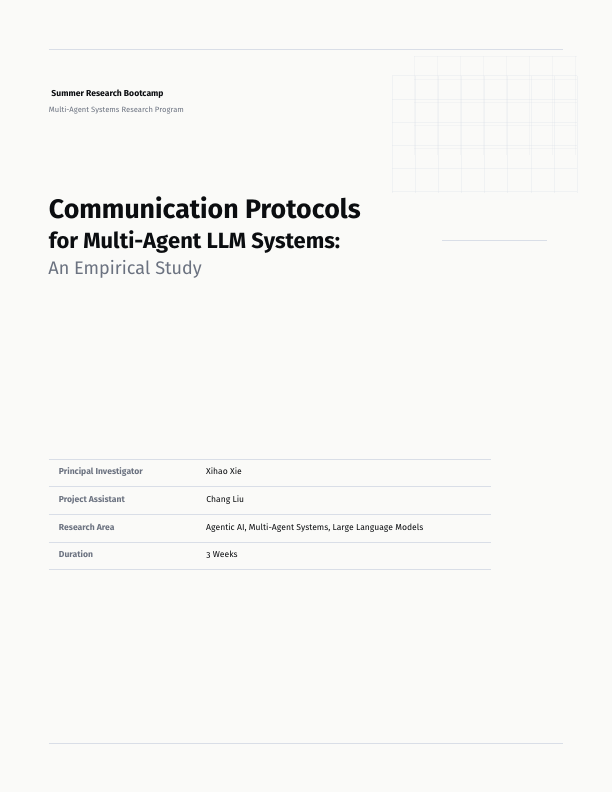
#> input picture tmp/pdfs/page-01.png, 612 x 792 px; its folder holds only this picture in this run
$ python make_contact.py
#> lines starting #> are read from the running program, lines starting #| are printed output that depends on the picture
from pathlib import Path

from PIL import Image, ImageDraw


files = sorted(Path("tmp/pdfs").glob("page-*.png"))
thumbs = []
for index, path in enumerate(files, 1):
    image = Image.open(path).convert("RGB")
#> image is the input picture: PIL image 612x792 RGB; mean R, G, B 246.5, 246.6, 244.8
    image.thumbnail((306, 396))
#> image: PIL image 306x396 RGB
    canvas = Image.new("RGB", (326, 426), "white")
#> canvas: PIL image 326x426 RGB; every value is 255
    canvas.paste(image, ((326 - image.width) // 2, 20))
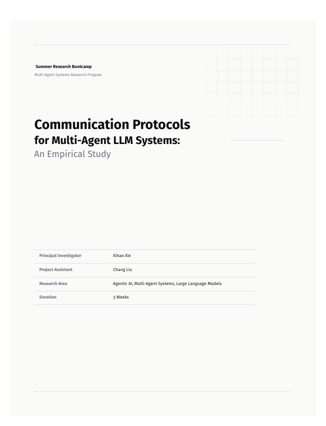
#> canvas: PIL image 326x426 RGB; mean R, G, B 247.6, 247.6, 246.1
    ImageDraw.Draw(canvas).text((8, 4), f"Page {index}", fill="black")
    thumbs.append(canvas)

columns = 3
rows = (len(thumbs) + columns - 1) // columns
#> rows = 1
sheet = Image.new("RGB", (columns * 326, rows * 426), (220, 220, 220))
#> sheet: PIL image 978x426 RGB; every value is 220
for index, image in enumerate(thumbs):
    sheet.paste(image, ((index % columns) * 326, (index // columns) * 426))
#> this loop made 1 pass
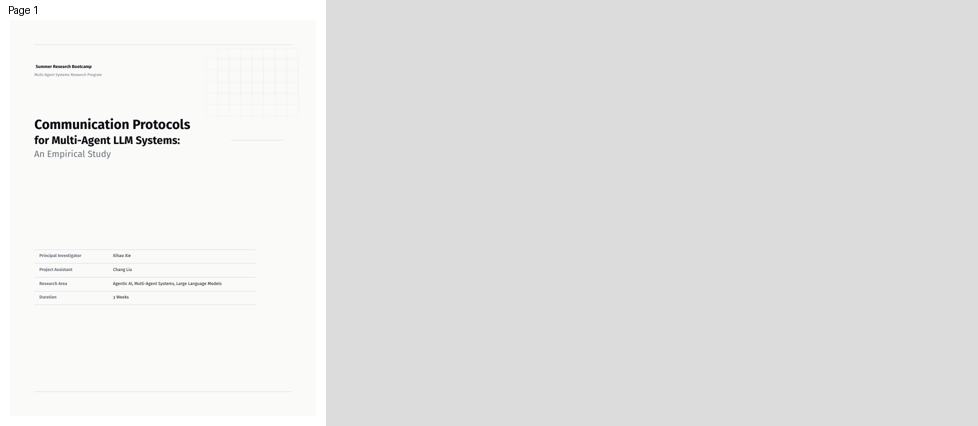
#> sheet: PIL image 978x426 RGB; mean R, G, B 229.1, 229.2, 228.7

sheet.save("tmp/pdfs/contact-sheet.png")

$ run again, on tmp/pdfs/page-05.png
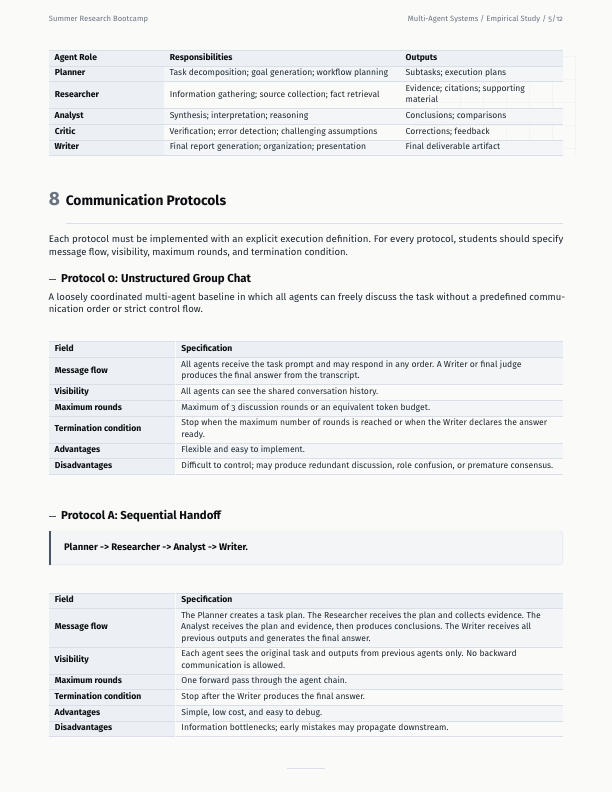
#> input picture tmp/pdfs/page-05.png, 612 x 792 px
#> image is the input picture: PIL image 612x792 RGB; mean R, G, B 237.9, 239, 239
#> image: PIL image 306x396 RGB
#> `canvas.paste(image, ((326 - image.width) // 2, 20))`:
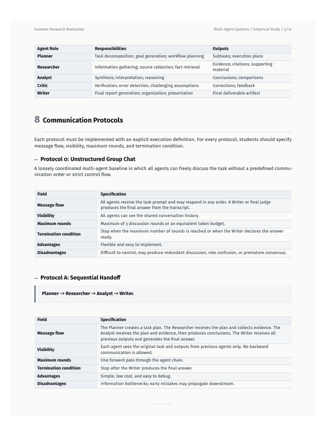
#> canvas: PIL image 326x426 RGB; mean R, G, B 240.1, 241, 241
#> rows = 1
#> the loop `for index, image in enumerate(thumbs):` made 1 pass
#> after the loop `for index, image in enumerate(thumbs):`:
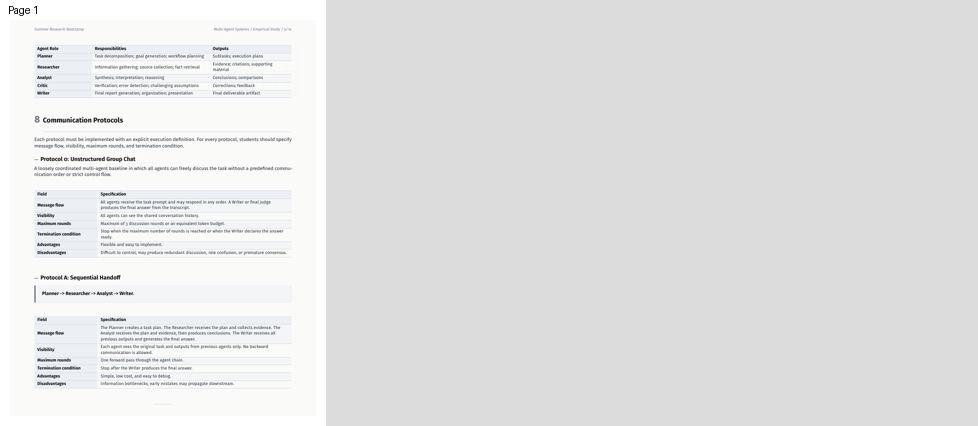
#> sheet: PIL image 978x426 RGB; mean R, G, B 226.6, 227, 227

$ run again, on tmp/pdfs/page-06.png
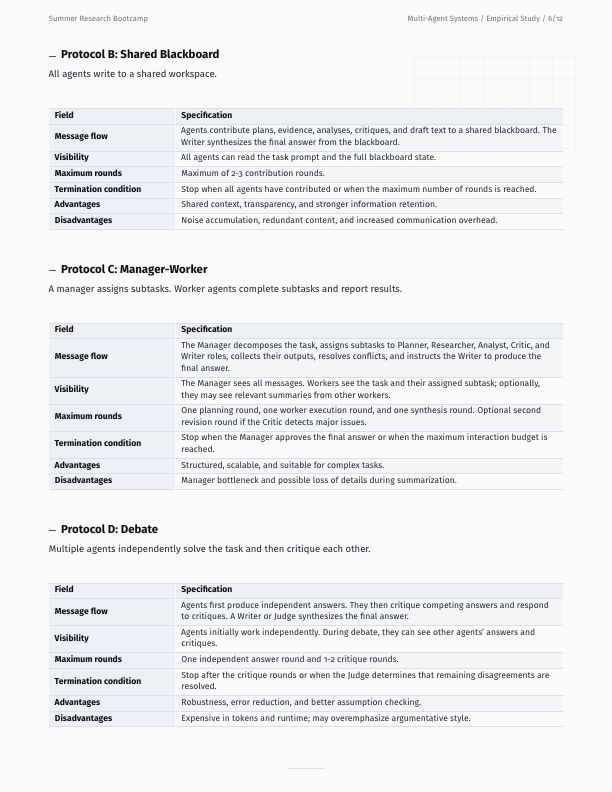
#> input picture tmp/pdfs/page-06.png, 612 x 792 px
#> image is the input picture: PIL image 612x792 RGB; mean R, G, B 237.7, 238.8, 238.9
#> image: PIL image 306x396 RGB
#> `canvas.paste(image, ((326 - image.width) // 2, 20))`:
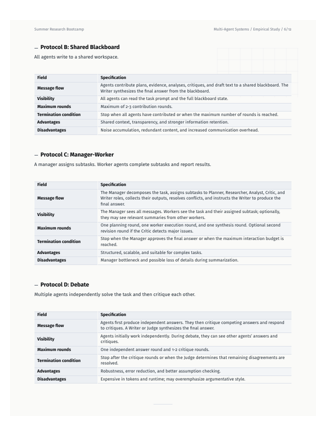
#> canvas: PIL image 326x426 RGB; mean R, G, B 239.9, 240.9, 240.9
#> rows = 1
#> the loop `for index, image in enumerate(thumbs):` made 1 pass
#> after the loop `for index, image in enumerate(thumbs):`:
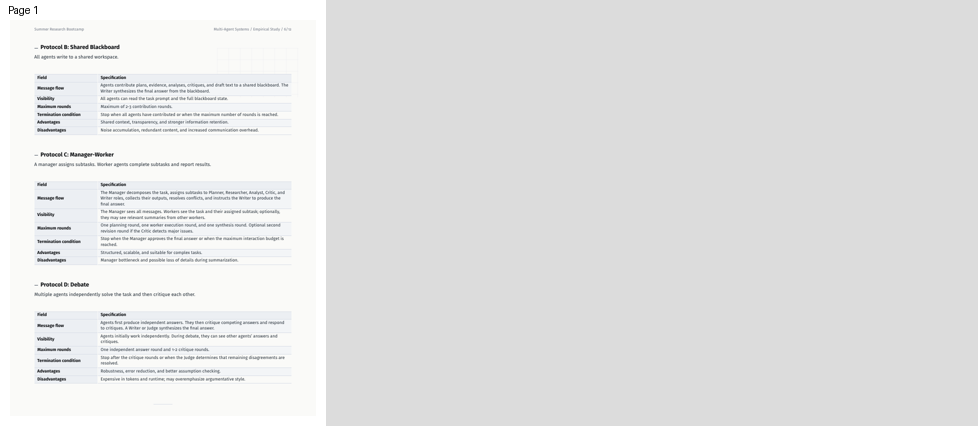
#> sheet: PIL image 978x426 RGB; mean R, G, B 226.6, 226.9, 226.9

$ run again, on tmp/pdfs/page-07.png
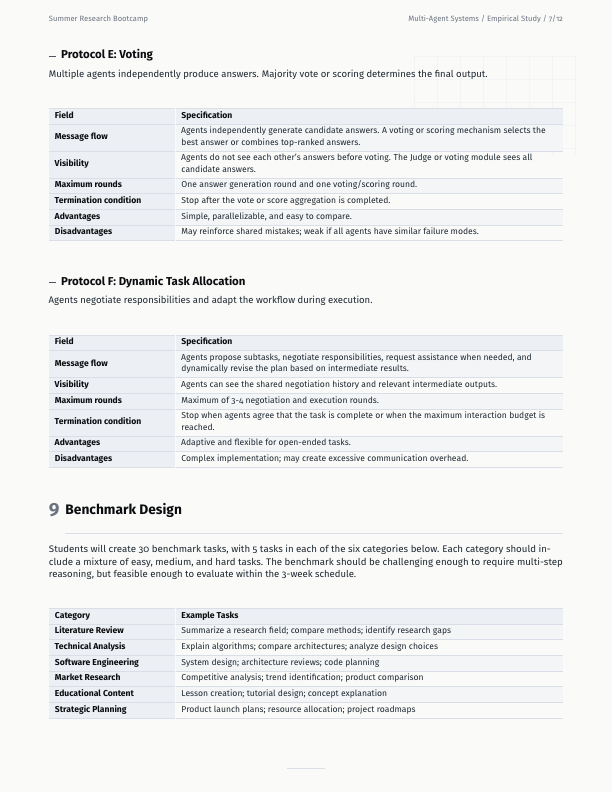
#> input picture tmp/pdfs/page-07.png, 612 x 792 px
#> image is the input picture: PIL image 612x792 RGB; mean R, G, B 238, 239, 238.8
#> image: PIL image 306x396 RGB
#> `canvas.paste(image, ((326 - image.width) // 2, 20))`:
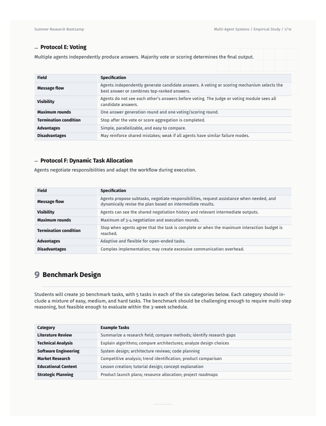
#> canvas: PIL image 326x426 RGB; mean R, G, B 240.1, 241, 240.9
#> rows = 1
#> the loop `for index, image in enumerate(thumbs):` made 1 pass
#> after the loop `for index, image in enumerate(thumbs):`:
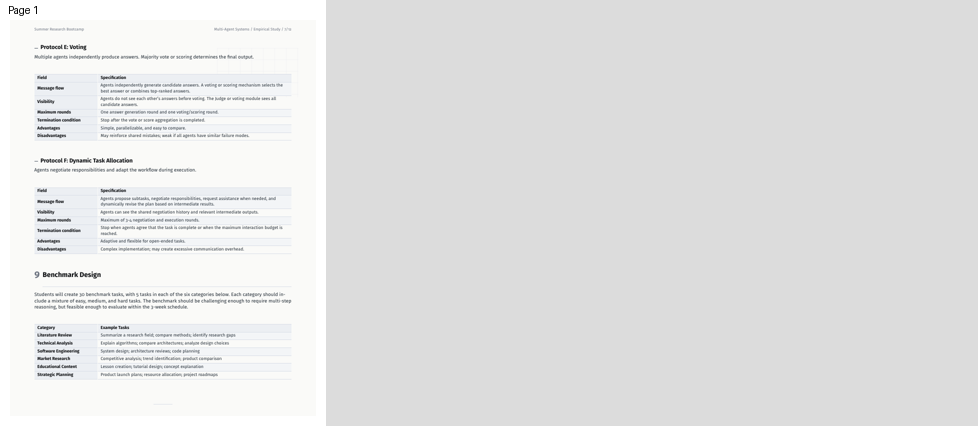
#> sheet: PIL image 978x426 RGB; mean R, G, B 226.7, 227, 226.9

$ run again, on tmp/pdfs/page-02.png
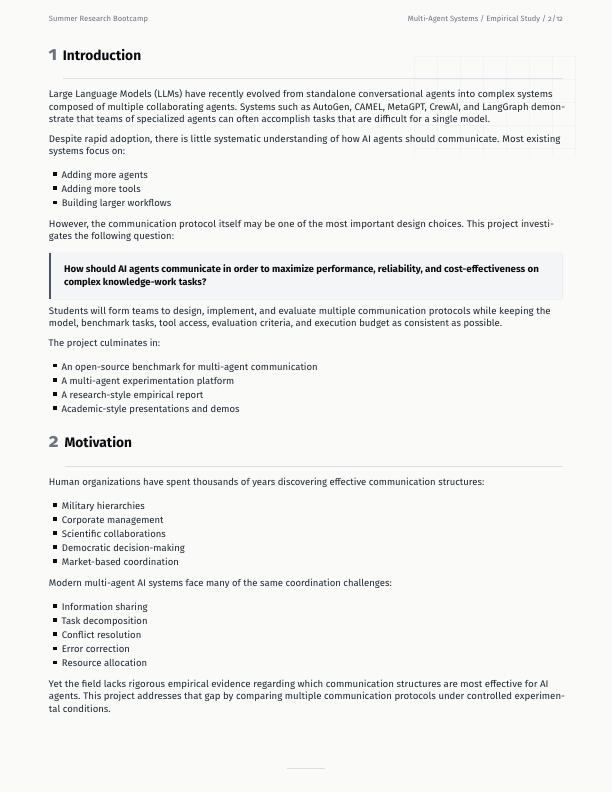
#> input picture tmp/pdfs/page-02.png, 612 x 792 px
#> image is the input picture: PIL image 612x792 RGB; mean R, G, B 241.5, 241.9, 240.5
#> image: PIL image 306x396 RGB
#> `canvas.paste(image, ((326 - image.width) // 2, 20))`:
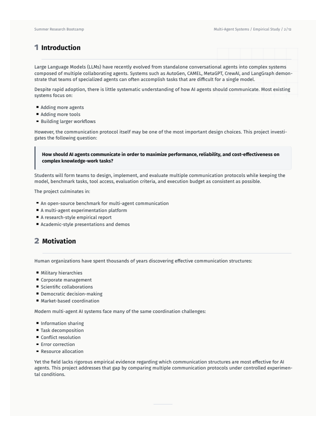
#> canvas: PIL image 326x426 RGB; mean R, G, B 243.2, 243.5, 242.3
#> rows = 1
#> the loop `for index, image in enumerate(thumbs):` made 1 pass
#> after the loop `for index, image in enumerate(thumbs):`:
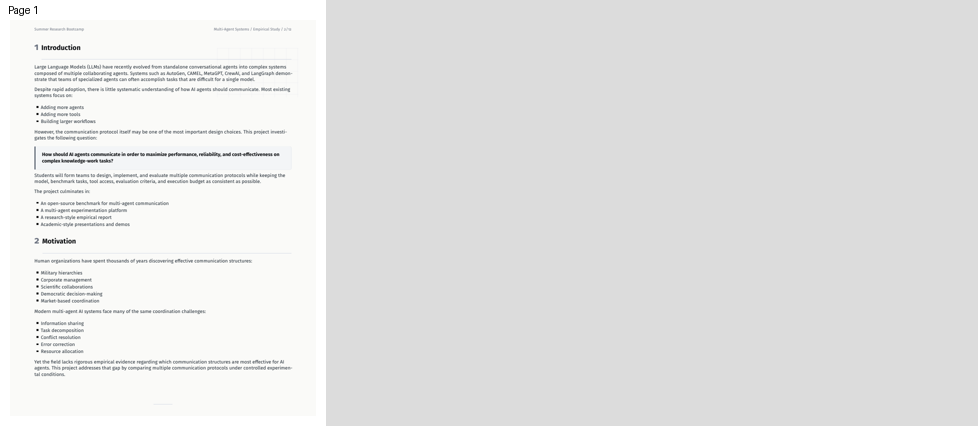
#> sheet: PIL image 978x426 RGB; mean R, G, B 227.7, 227.8, 227.4
